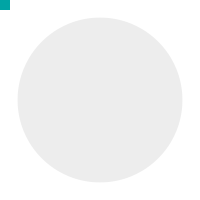
Frame 1 (no input)
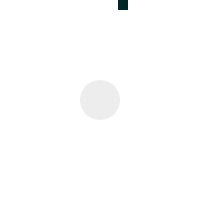
Frame 60 (the mouse pressed at the canvas centre just before this capture)
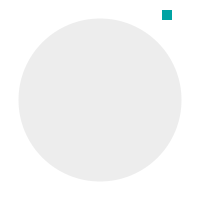
Frame 120 (the mouse held since frame 60 and released just before this capture)

The Processing sketch that drew these frames (run headless with seeded random() and noise(); from frame 60 on, the mouse is pressed at the canvas centre):

// Processing sketch: processing_158736
// ── processing_158736.pde

  int cuadrado;
 int x=0;
 int y=0;
int speed=2;

void setup(){ 
size(200, 200); 
 }
 
void draw(){
  
float col=random(255);

background(255);
smooth();
noStroke();
fill (30,30,30,20);
ellipse(width/2,height/2,col,col);
cuadrado = 10; 
fill (0,col,col);
rect(x,y,cuadrado,cuadrado);
x=x+speed;
if(x>=width){
speed=speed*-1;
y=y+10;
}
else if (x<=-10){
speed=abs(speed);
y=y+10;
}
if (y>=height){
x=0;
y=0;
}
}
